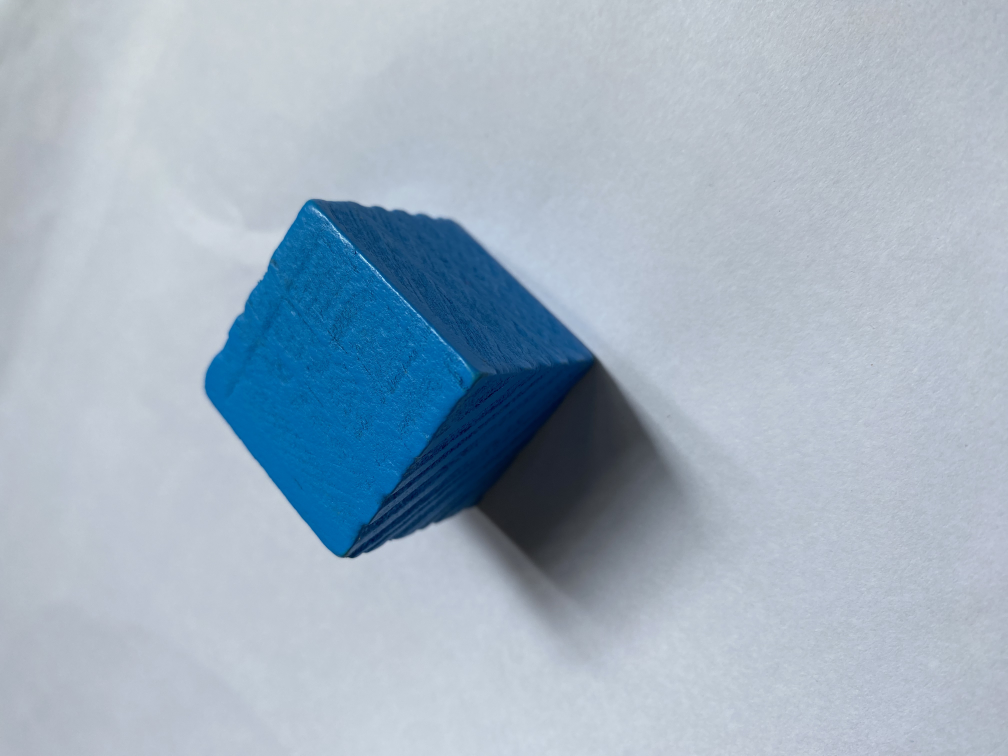
#> input picture data/blue_.jpg, 4032 x 3024 px (shown at 1/4 size)
$ python color_range.py
#> lines starting #> are read from the running program, lines starting #| are printed output that depends on the picture; after the words box and inside, x2 and y2 are one past the last pixel; in counts of white or black regions, pixels touching at a corner belong together
import cv2
import numpy as np


def nothing(x):
    pass


image = cv2.imread("data/blue_.jpg")
#> image is the input picture: shape (3024, 4032, 3); mean B, G, R 192.8, 177.3, 160.8
image = cv2.resize(image, (640, 480))
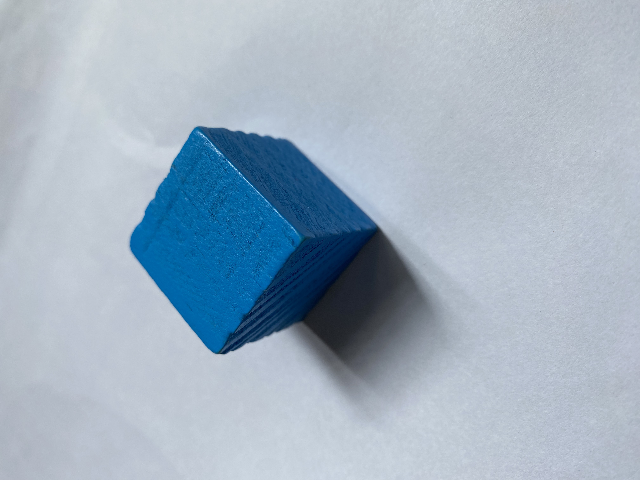
#> image: shape (480, 640, 3); mean B, G, R 192.7, 177.2, 160.7

cv2.namedWindow("color range")

cv2.createTrackbar('L min', 'color range', 0, 255, nothing)
#> slider 'L min' is set to 51
cv2.createTrackbar('a min', 'color range', 0, 255, nothing)
#> slider 'a min' is set to 51
cv2.createTrackbar('b min', 'color range', 0, 255, nothing)
#> slider 'b min' is set to 51
cv2.createTrackbar('L max', 'color range', 0, 255, nothing)
#> slider 'L max' is set to 255
cv2.createTrackbar('a max', 'color range', 0, 255, nothing)
#> slider 'a max' is set to 255
cv2.createTrackbar('b max', 'color range', 0, 255, nothing)
#> slider 'b max' is set to 255

cv2.setTrackbarPos('L max', 'color range', 255)
cv2.setTrackbarPos('a max', 'color range', 255)
cv2.setTrackbarPos('b max', 'color range', 255)

L_min = a_min = b_min = L_max = a_max = b_max = 0
while True:
    L_min = cv2.getTrackbarPos('L min', 'color range')
    a_min = cv2.getTrackbarPos('a min', 'color range')
    b_min = cv2.getTrackbarPos('b min', 'color range')
    L_max = cv2.getTrackbarPos('L max', 'color range')
    a_max = cv2.getTrackbarPos('a max', 'color range')
    b_max = cv2.getTrackbarPos('b max', 'color range')

    lower = np.array([L_min, a_min, b_min])
    upper = np.array([L_max, a_max, b_max])
    lab = cv2.cvtColor(image, cv2.COLOR_BGR2LAB)
#> lab: shape (480, 640, 3); mean of channels 0, 1, 2 182, 127.3, 118.3
    mask = cv2.inRange(lab, lower, upper)
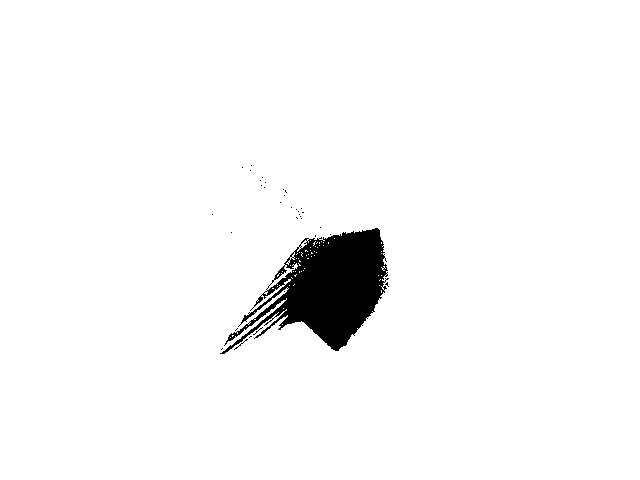
#> mask: shape (480, 640); 96.8% white; 34 black regions (33 under 20 px), largest, box (x1, y1, x2, y2) and area: (220, 228, 389, 354) 9897
    result = cv2.bitwise_and(image, image, mask=mask)
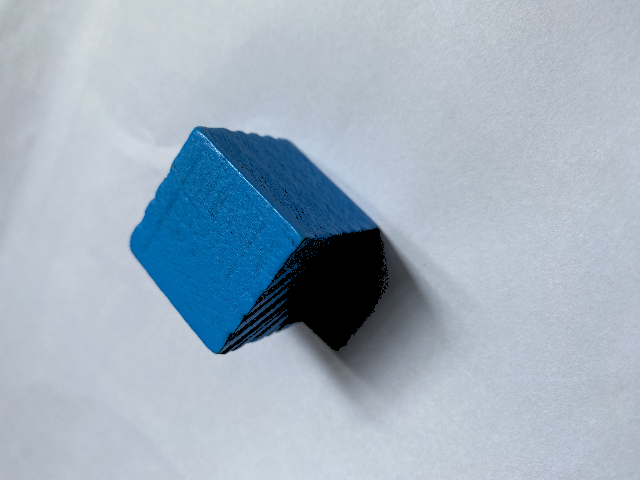
#> result: shape (480, 640, 3); mean B, G, R 190.8, 176, 160.2

    cv2.imshow('color range', result)
    cv2.imshow('LAB', mask)
    if cv2.waitKey(10) & 0xFF == ord('q'):
#> (key q is pressed here)
        break

cv2.destroyAllWindows()

$ run again, with data/1ccd04f2b828087651391.jpg copied over data/blue_.jpg
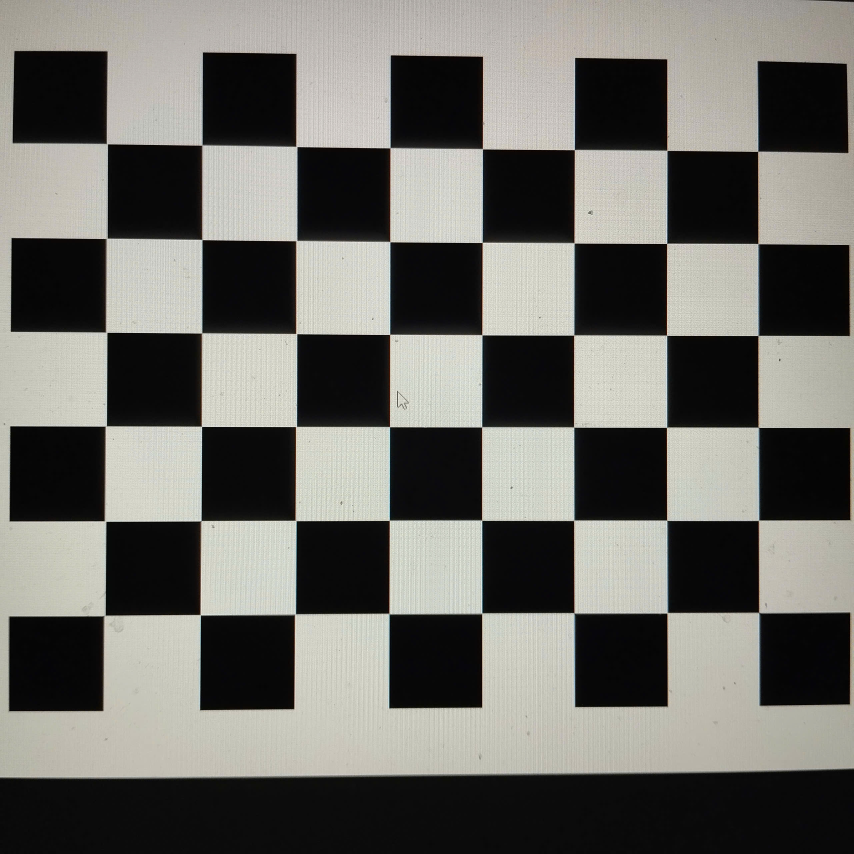
#> input picture data/1ccd04f2b828087651391.jpg, 2560 x 2560 px (shown at 1/3 size)
#> image is the input picture: shape (2560, 2560, 3); mean B, G, R 103.3, 108.6, 109.3
#> `image = cv2.resize(image, (640, 480))`:
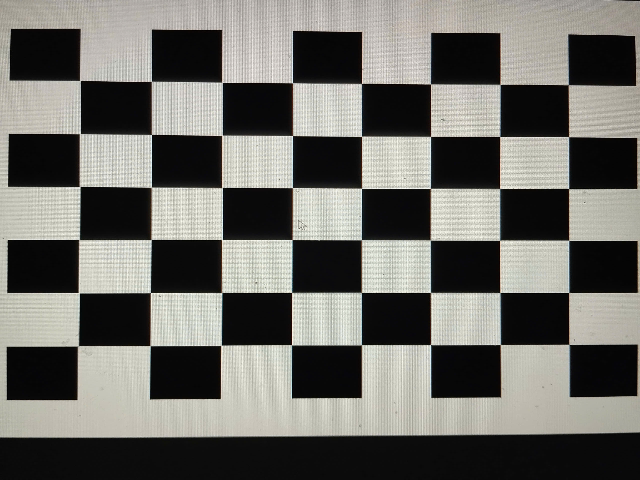
#> image: shape (480, 640, 3); mean B, G, R 103.3, 108.5, 109.2
#> lab: shape (480, 640, 3); mean of channels 0, 1, 2 110.4, 127.3, 130.7
#> `mask = cv2.inRange(lab, lower, upper)`:
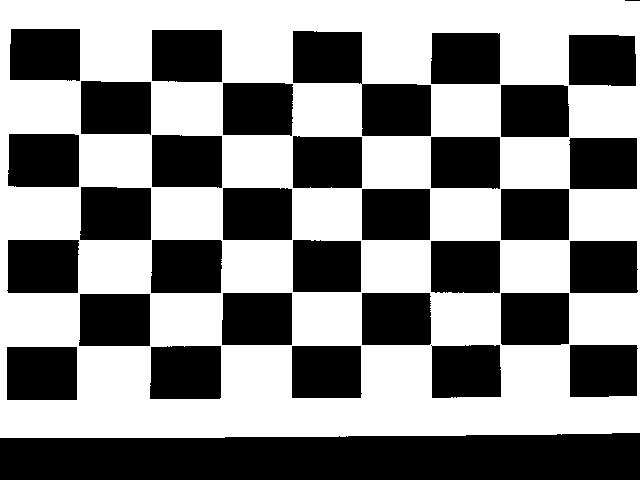
#> mask: shape (480, 640); 53.7% white; 33 black regions (1 under 20 px), largest, box (x1, y1, x2, y2) and area: (0, 433, 640, 480) 27873, (293, 31, 431, 136) 7116, (7, 240, 79, 293) 3719
